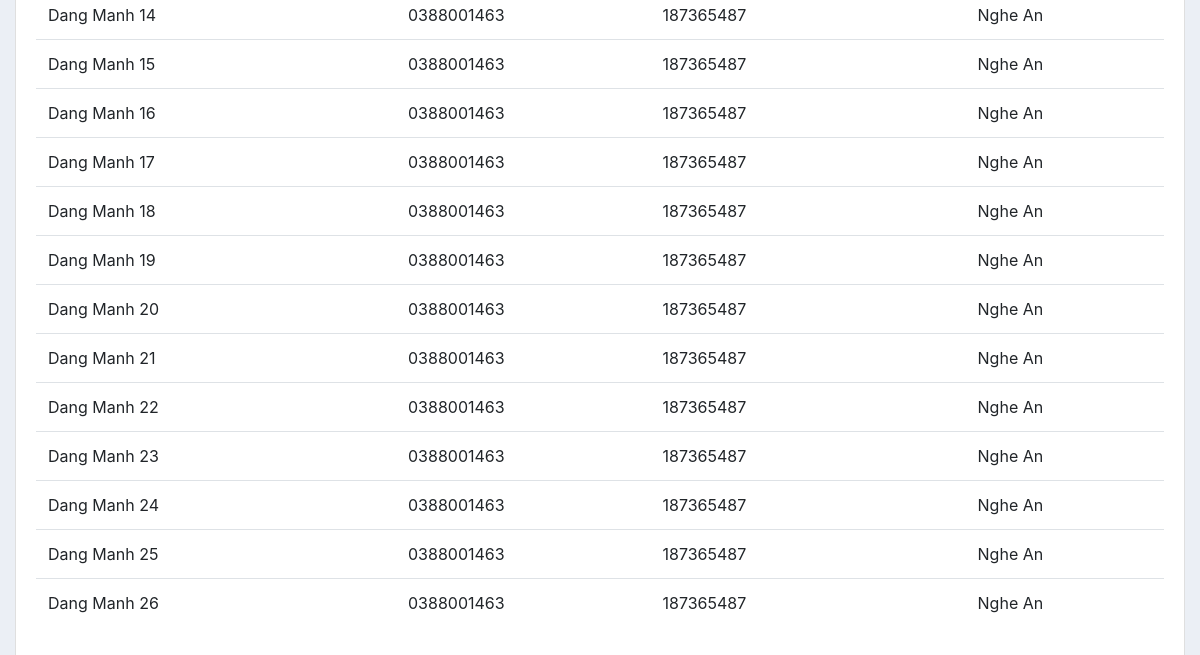
Before: /driver/ (lower part) with the older database file.
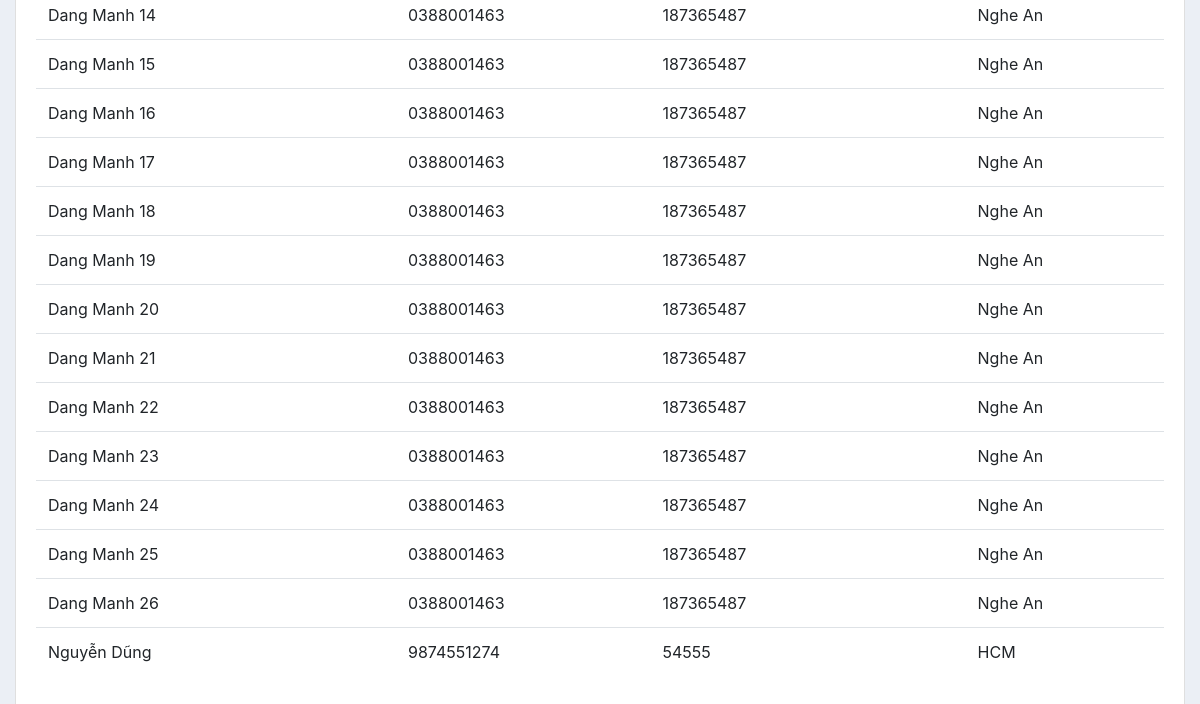
After: the same page with the newer database file.
### transport/models.py (models this page shows, shortened)
class Driver(models.Model):
    fullname = models.CharField(max_length=200, null=True, verbose_name=_('fullname'))
    phone = models.CharField(max_length=200, null=True, verbose_name=_('phone'))
    identity = models.CharField(max_length=200, null=True, verbose_name=_('identity'))
    address = models.CharField(max_length=200, null=True, verbose_name=_('address'))
    class Meta:
        verbose_name = _('Driver')
        verbose_name_plural = _('Drivers')

### transport/views.py (the view)
# urls.py: path('driver/', views.driver, name='driver'),
def driver(request):
    driver_items = Driver.objects.all()
    return render(request, 'transport/driver.html', {'drivers': driver_items})

### transport/templates/transport/driver.html (shortened to what this page needs)
{% extends 'transport/main.html' %}
{% block content%}
<br>
<div class="row-md-12">
    <div class="col-md-12">
        <div class="card card-body">
            <table class="table">
                {% for i in drivers%}
                <tr>
                    <td> {{i.fullname}} </td>
                    <td> {{i.phone}} </td>
                    <td> {{i.identity}} </td>
                    <td> {{i.address}} </td>
                </tr>
                {% endfor %}
            </table>
        </div>
    </div>
</div>
{% endblock %}

Changed rows visible on the page:
added Driver: fullname "Nguyễn Dũng", phone "9874551274", identity "54555", address "HCM"
